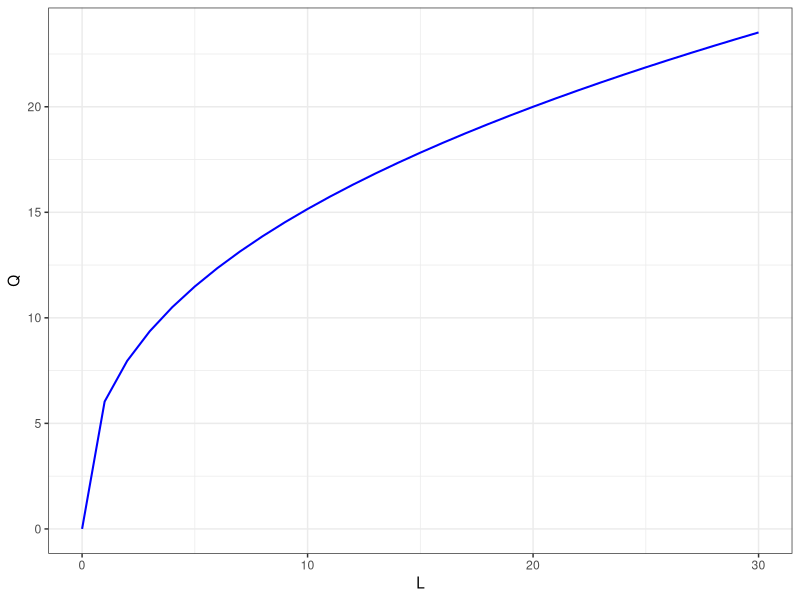

Here is the R script that generated this plot:
## ---- chunk 1
library(ggplot2)

## ---- chunk 2
f <- function(A, alpha, beta, L, K){
        A * (L^alpha) * (K^beta)
}
## ---- chunk 3

A <- 1
alpha <- 0.4
beta <- 0.6
L <- 0:30
K <- 20
Q <- f(A, alpha, beta, L, K)

data.frame(L = L,
           K = K,
           Q = Q) |> 
        ggplot(aes(L, Q)) + 
        geom_line(linewidth = 0.7, color = "blue") + 
        theme_bw() 

## ---- chunk 4
# Define the production function with two inputs
production_function <- function(a, b, c, d, L, K) {
  # Calculate the output Q
  Q <- a * (L + K)^3 + b * (L + K)^2 + c * (L + K) + d
  # Return the output
  return(Q)
}

# Example usage:
# Coefficients: a = -0.1, b = 0.5, c = 1, d = 0
# Inputs: L = 10 (labor), K = 20 (capital)
a <- -0.1
b <- 0.5
c <- 1
d <- 0
L <- 0:6
K <- 1

# Calculate the output
output <- production_function(a, b, c, d, L, K)

# Print the output
print(output)
